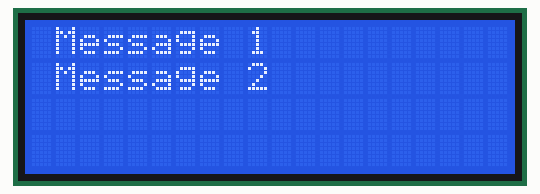
Simulated run of this sketch. Board: Arduino Uno, built with avr-gcc and run on an emulated ATmega328P. On the bench: 20×4 character LCD.

Above: at 0.1 s.
At 4.7 s:
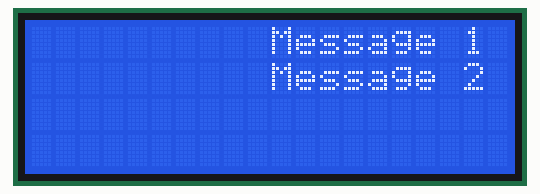
At 9.8 s:
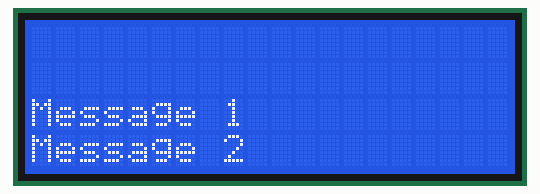
At 19.5 s:
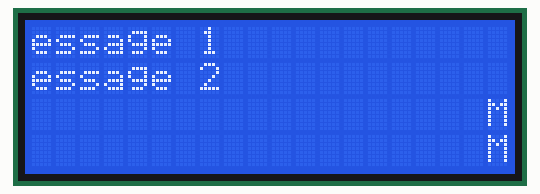
At 29.2 s:
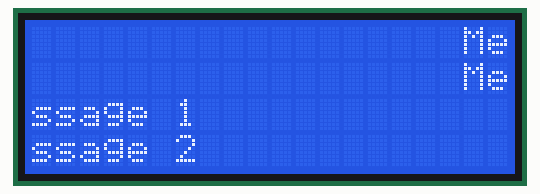
At 39.4 s:
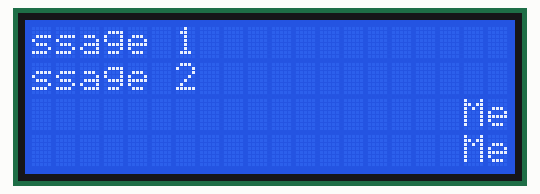

The sketch:

Level_1_Print.ino
```cpp
#include <LiquidCrystal_I2C.h> // includes the LiquidCrystal Library
#include <Wire.h>

LiquidCrystal_I2C lcd(0x3F, 20, 4);

void setup() {

  lcd.init();
  lcd.backlight();
  lcd.clear();
  lcd.setCursor(0, 0);
  lcd.print("Message 1");

}

void loop() {

  lcd.setCursor(0, 1);
  lcd.print("Message 2");
  lcd.scrollDisplayRight();
  delay(500);

}
```

Measured:
- what the display in image 1 shows lasts 0.5 s, from 4.7 s to 5.2 s
